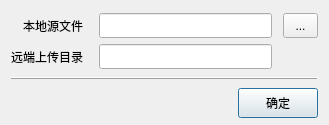
<?xml version="1.0" encoding="UTF-8"?>
<ui version="4.0">
 <class>UploadFileDlg</class>
 <widget class="QDialog" name="UploadFileDlg">
  <property name="geometry">
   <rect>
    <x>0</x>
    <y>0</y>
    <width>329</width>
    <height>125</height>
   </rect>
  </property>
  <property name="windowTitle">
   <string>上传文件</string>
  </property>
  <property name="styleSheet">
   <string notr="true">QWidget
{
	font-family:&quot;Microsoft Yahei&quot;;
}</string>
  </property>
  <layout class="QVBoxLayout" name="verticalLayout">
   <property name="spacing">
    <number>0</number>
   </property>
   <property name="bottomMargin">
    <number>5</number>
   </property>
   <item>
    <layout class="QGridLayout" name="gridLayout">
     <property name="verticalSpacing">
      <number>6</number>
     </property>
     <item row="0" column="0">
      <widget class="QLabel" name="label">
       <property name="minimumSize">
        <size>
         <width>60</width>
         <height>0</height>
        </size>
       </property>
       <property name="text">
        <string>本地源文件</string>
       </property>
       <property name="alignment">
        <set>Qt::AlignRight|Qt::AlignTrailing|Qt::AlignVCenter</set>
       </property>
      </widget>
     </item>
     <item row="0" column="2">
      <widget class="QLineEdit" name="edtLocalFile">
       <property name="minimumSize">
        <size>
         <width>0</width>
         <height>25</height>
        </size>
       </property>
       <property name="readOnly">
        <bool>true</bool>
       </property>
      </widget>
     </item>
     <item row="0" column="4">
      <widget class="QToolButton" name="btnBrowse">
       <property name="minimumSize">
        <size>
         <width>35</width>
         <height>25</height>
        </size>
       </property>
       <property name="text">
        <string>...</string>
       </property>
      </widget>
     </item>
     <item row="1" column="0">
      <widget class="QLabel" name="label_2">
       <property name="minimumSize">
        <size>
         <width>60</width>
         <height>0</height>
        </size>
       </property>
       <property name="text">
        <string>远端上传目录</string>
       </property>
       <property name="alignment">
        <set>Qt::AlignRight|Qt::AlignTrailing|Qt::AlignVCenter</set>
       </property>
      </widget>
     </item>
     <item row="1" column="2">
      <widget class="QLineEdit" name="edtRemotePath">
       <property name="minimumSize">
        <size>
         <width>0</width>
         <height>25</height>
        </size>
       </property>
       <property name="readOnly">
        <bool>true</bool>
       </property>
      </widget>
     </item>
     <item row="0" column="1">
      <spacer name="horizontalSpacer_2">
       <property name="orientation">
        <enum>Qt::Horizontal</enum>
       </property>
       <property name="sizeType">
        <enum>QSizePolicy::Fixed</enum>
       </property>
       <property name="sizeHint" stdset="0">
        <size>
         <width>10</width>
         <height>20</height>
        </size>
       </property>
      </spacer>
     </item>
     <item row="0" column="3">
      <spacer name="horizontalSpacer_3">
       <property name="orientation">
        <enum>Qt::Horizontal</enum>
       </property>
       <property name="sizeType">
        <enum>QSizePolicy::Fixed</enum>
       </property>
       <property name="sizeHint" stdset="0">
        <size>
         <width>5</width>
         <height>20</height>
        </size>
       </property>
      </spacer>
     </item>
    </layout>
   </item>
   <item>
    <widget class="QFrame" name="frame">
     <property name="minimumSize">
      <size>
       <width>0</width>
       <height>15</height>
      </size>
     </property>
     <property name="frameShape">
      <enum>QFrame::HLine</enum>
     </property>
     <property name="frameShadow">
      <enum>QFrame::Raised</enum>
     </property>
    </widget>
   </item>
   <item>
    <layout class="QHBoxLayout" name="horizontalLayout">
     <item>
      <spacer name="horizontalSpacer">
       <property name="orientation">
        <enum>Qt::Horizontal</enum>
       </property>
       <property name="sizeHint" stdset="0">
        <size>
         <width>40</width>
         <height>20</height>
        </size>
       </property>
      </spacer>
     </item>
     <item>
      <widget class="QPushButton" name="btnOk">
       <property name="minimumSize">
        <size>
         <width>0</width>
         <height>30</height>
        </size>
       </property>
       <property name="text">
        <string>确定</string>
       </property>
      </widget>
     </item>
    </layout>
   </item>
  </layout>
 </widget>
 <layoutdefault spacing="6" margin="11"/>
 <resources/>
 <connections/>
</ui>
